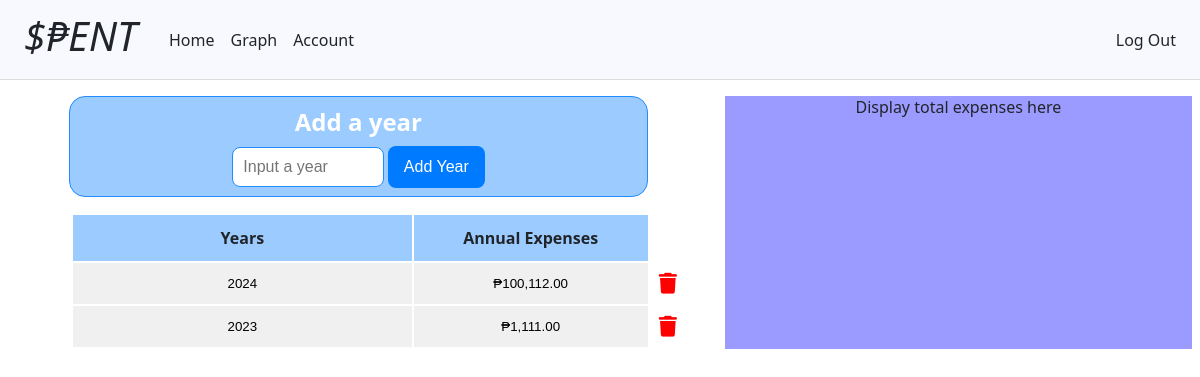
Page / (signed in) on the earlier database version.
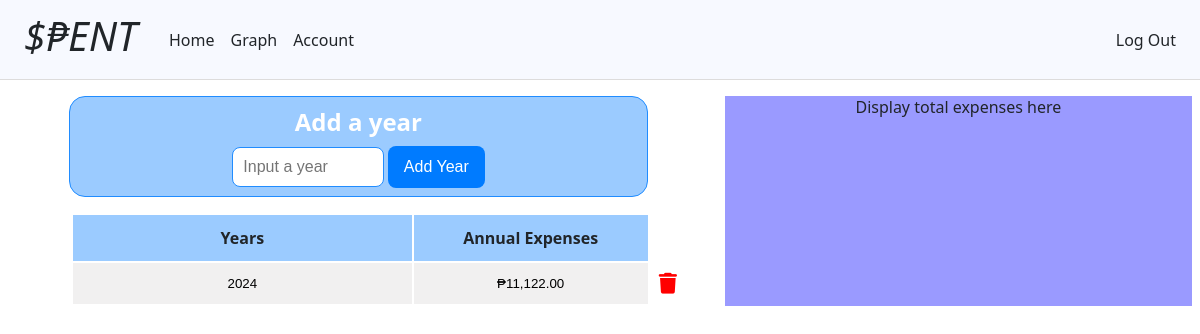
Same page on the later database version.
### tables this page shows
CREATE TABLE years (
    id INTEGER PRIMARY KEY AUTOINCREMENT NOT NULL,
    user_id INTEGER NOT NULL,
    year NOT NULL,
    FOREIGN KEY (user_id) REFERENCES users (id)
);

### app.py (the view)
@app.route("/")
@login_required
def index():
    currency = db.execute("SELECT currency FROM users WHERE id = ?", session["user_id"])
    currency = currency[0]["currency"]
    if currency not in ["usd", "php"]:
        return render_template("set-currency.html")
    list_of_years = []
    years = db.execute("""SELECT years.id AS id, years.year AS year, SUM(spent.amount) AS expenses
                                FROM years
                                LEFT JOIN months ON months.year_id = years.id
                                LEFT JOIN days ON days.month_id = months.id
                                LEFT JOIN spent ON spent.day_id = days.id
                                WHERE years.user_id = ?
                                GROUP BY years.year
                                ORDER BY years.year DESC
                                """, session["user_id"]) # Idea by chatGPT (LEFT JOIN)
    for year in years:
        list_of_years.append(year)
    return render_template("index.html", years=list_of_years)

### app.py (called while the page is built)
@app.after_request
def after_request(response):
    response.headers["Cache-Control"] = "no-cache, no-store, must-revalidate"
    response.headers["Expires"] = 0
    response.headers["Pragma"] = "no-cache"
    return response

### helpers.py (called while the page is built)
def format_currency(value):
    currency = db.execute("SELECT currency FROM users WHERE id = ?", session["user_id"])
    currency = currency[0]["currency"]
    if currency == "usd":
        return f"${value:,.2f}"
    elif currency == "php":
        return f"₱{value:,.2f}"

def login_required(f):
    @wraps(f)
    def decorated_function(*args, **kwargs):
        if session.get("user_id") is None:
            return redirect("/login")
        return f(*args, **kwargs)
    return decorated_function

### templates/index.html (shortened to what this page needs)
{% extends "layout.html" %}
{% block main %}
            <div class="parent-div">
                <div class="main-content">
                    <div class="main-form">
                        <h2>Add a year</h2>
                        <form action="/add_year" method="post">
                            <div class="form-input">
                                <input name="year" placeholder="Input a year" type="number" autocomplete="off" autofocus>
                                <button class="form-button" type="submit">Add Year</button>
                            </div>
                        </form>
                    </div>
                    <div class="table-container">
                        <table>
                            <thead>
                                <tr>
                                    <th>Years</th>
                                    <th>Annual Expenses</th>
                                </tr>
                            </thead>
                            <tbody>
                            {% if not years %}
                                <tr>
                                    <td><button>Add a year to display</button></td>
                                    <td><button>some amount</button></td>
                                    <td></td>
                                </tr>
                            {% else %}
                                {% for year in years %}
                                    <tr>
                                        <td>
                                            <form action="/months" method="post">
                                                <button type="submit">{{ year["year"] }}</button></td>
                                        <td>
                                            {% if not year["expenses"] %}
                                                <form action="/months" method="post">
                                                    <input name="year" value="{{ year['year'] }}" type="hidden">
                                                    <button type="submit">{{ 0 | format_currency }}</button></td>
                                                </form>
                                            {% else %}
                                                <form action="/months" method="post">
                                                    <button type="submit">{{ year["expenses"] | format_currency }}</button></td>
                                            {% endif %}
                                        <td>
                                            <form action="/delete_year" method="post">
                                                <button class="icon-container" type="submit"><i class="fa-solid fa-trash"></i></button></td>
                                    </tr>
                                {%  endfor %}
                            {% endif %}
                            </tbody>
                        </table>
                    </div>
                </div>
                <div class="sidebar">
                    Display total expenses here
                </div>
            </div>
{% endblock %}

### templates/layout.html (shortened to what this page needs)
<!DOCTYPE html>
<html lang="en">
    <head>
        <link href="/static/styles.css" rel="stylesheet">
    </head>
    <body>
        <nav class="navbar-container">
            <div class="navbar">
                <i><a class="nav-link logo" href="/">$₱ENT</a></i>
                <div class="navbar-items-container">
                    {% if session["user_id"] %}
                        <ul class="navbar-items">
                            <li><a class="nav-link" href="/">Home</a></li>
                            <li><a class="nav-link" href="">Graph</a></li>
                            <li><a class="nav-link" href="">Account</a></li>
                        </ul>
                        <ul class="navbar-items pos-right">
                            <li><a class="nav-link" href="/logout">Log Out</a></li>
                        </ul>
                    {% else %}
                        <ul class="navbar-items pos-right">
                            <li><a class="nav-link" href="/register">Register</a></li>
                            <li><a class="nav-link" href="/login">Log In</a></li>
                        </ul>
                    {% endif %}
                </div>
            </div>
        </nav>
        <main class="container">
            {% block main %}{% endblock%}
        </main>
    </body>
</html>

### static/styles.css (style rules this page uses)
body { margin: 0; font-family: system-ui, -apple-system, BlinkMacSystemFont, 'Segoe UI', Roboto, Oxygen, Ubuntu, Cantarell, 'Open Sans', 'Helvetica Neue', sans-serif; font-size: 1rem; color: #212529; text-align: left; width: 100%; }
.container { width: 100%; margin-left: auto; margin-right: auto; text-align: center; }
.navbar-container { width: 100%; background-color: #f7f9ff; border-bottom: 0.1rem solid #dddcdc; }
.navbar { display: flex; justify-content: space-between; align-items: center; }
.logo { font-size: 2.5rem; margin-left: 1rem; margin-right: 1rem; margin-bottom: 0.5rem; white-space: nowrap; }
.navbar-items-container { display: flex; align-items: center; width: 100%; }
.navbar-items { list-style-type: none; display: flex; margin: 0; padding: 0; }
.pos-right { margin-left: auto; margin-right: 1rem; }
.nav-link { text-decoration: none; display: block; padding: 0.5rem; }
a { color: #212529; }
.form-input { display: block; }
.form-input input { font-size: 1rem; padding: 0.65rem; border: 1px solid #ccc; border-radius: 0.5rem; transition: box-shadow 0.3s ease; }
.form-button { font-size: 1rem; color: #fff; text-align: center; padding: 0.75rem 1rem; border-width: 0; border-radius: 0.5rem; background-color: #007bff; }
.parent-div { display: flex; margin-top: 1rem; }
.main-content { width: 60%; margin: 0rem 0.5rem; }
.sidebar { background-color: #9a9aff; width: 40%; margin: 0rem 0.5rem; }
.main-form { color: white; background-color: #9bcbff; border: 1px solid #208cff; border-radius: 1rem; margin: 0 auto; margin-bottom: 1rem; padding: 0.5rem; width: 80%; }
.main-form h2 { padding: 0; padding-bottom: 0.5rem; margin: 0; }
.main-form input { border: 1px solid #208cff; width: 23%; }
table { background-color: transparent; margin-left: 9%; width: 89%; }
table th:nth-child(1) { width: 55%; }
table th:nth-child(2) { width: 38%; }
table th, table td { font-size: 1rem; vertical-align: middle; }
table th { padding: 0.75rem; }
table td { background-color: #f1f0f0; }
table td:nth-child(3) { background-color: transparent; }
table thead tr { background-color: #9bcbff; }
table td button { border: none; background-color: transparent; width: 100%; margin: none; display: block; padding: 0.75rem; }
.icon-container { padding: 0; margin: 0; text-align: left; }
.fa-trash { color: red; margin-left: 0.5rem; font-size: 1.3rem; }

Differences in the rows shown:
removed years: year "2024", expenses "₱100,112.00"
removed years: year "2023", expenses "₱1,111.00"
added years: year "2024", expenses "₱11,122.00"
